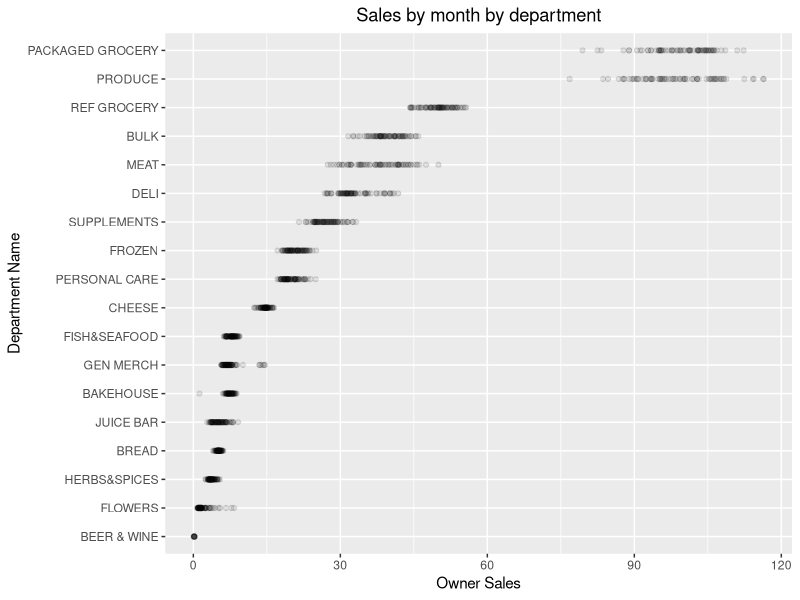
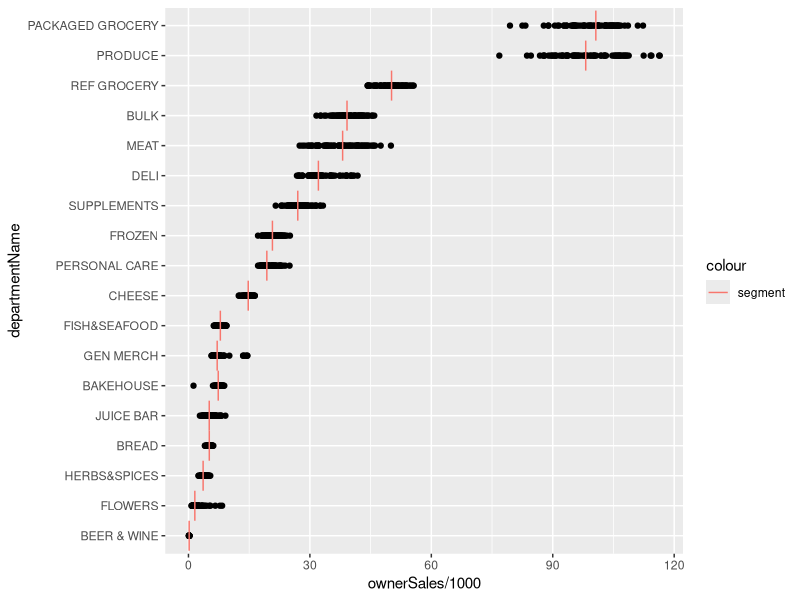
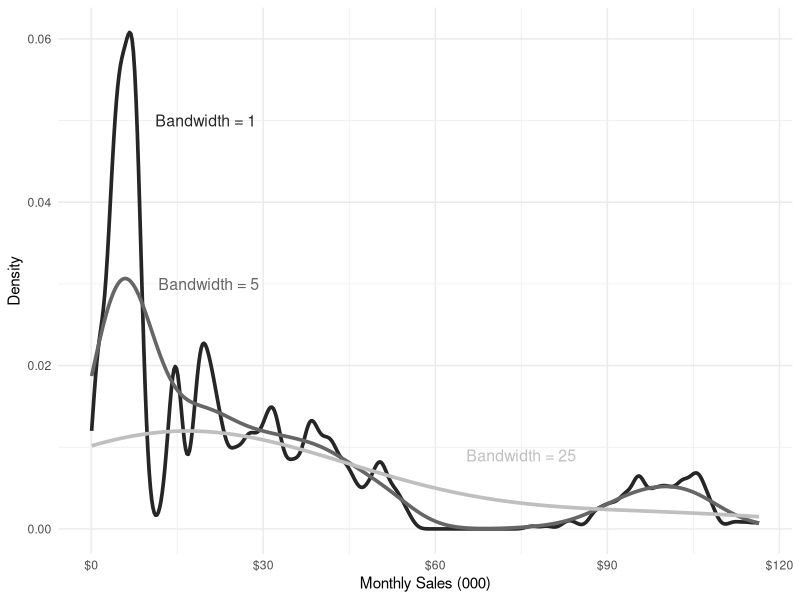
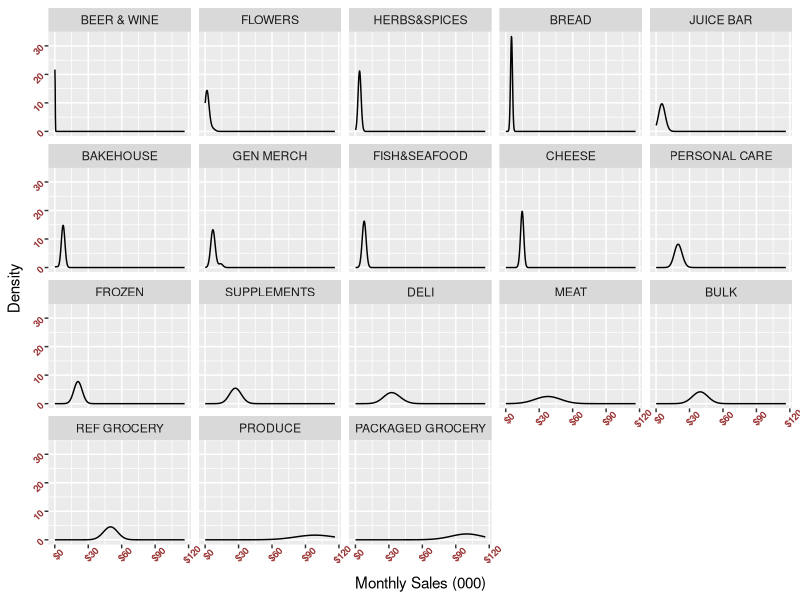
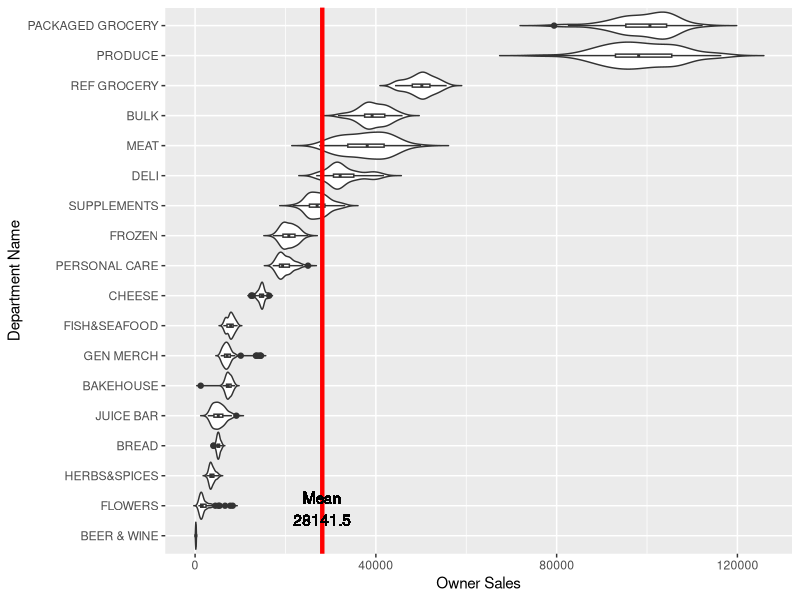
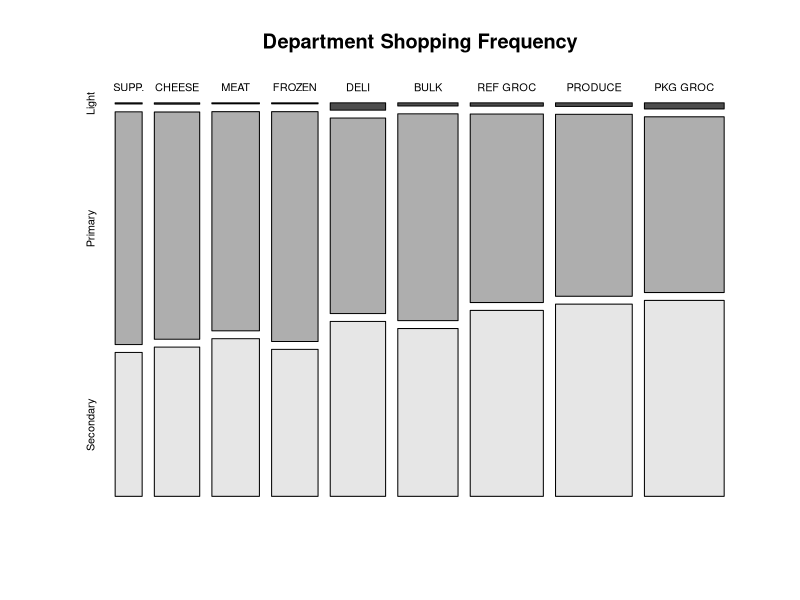

Write R code to recreate these figures, in order.
## ---- chunk 1
knitr::opts_chunk$set(echo = TRUE)
library(tidyverse)
library(scales)
library(RColorBrewer)
## ---- chunk 2

gd <- read_tsv("grocery_data.txt")
month.summary <- read_tsv("month_summary.txt")
dept.summary <- read_tsv("dept_summary.txt")
mosaic.data <- read_tsv("counts_for_mosaic.txt")

## ---- chunk 3

gd <- gd %>%
    mutate(month = as.factor(month),
           departmentName = reorder(departmentName,ownerSales,mean))
head(gd,10)

# Here's a basic one:
plot <- ggplot(gd, aes(x=(sales = ownerSales / 1000),y=departmentName)) + 
  geom_point(alpha = 1/10) 

plot <- plot + labs(x = "Owner Sales", y = "Department Name")

plot <- plot +
  ggtitle("Sales by month by department") +
  theme(plot.title = element_text(hjust = 0.5))

print(plot)
## ---- chunk 4

medians <- gd %>% 
  group_by(departmentName) %>%
  summarise(med.val = median(ownerSales/1000))

medians

ggplot(gd, aes(x=ownerSales/1000,y=departmentName)) + 
  geom_point() +
  geom_segment(aes(x = med.val, y = as.numeric(departmentName)-0.5, xend = med.val, yend = as.numeric(departmentName)+0.5, colour = "segment"), data = medians)

## ---- chunk 5

p3.size <- 4
p3.cols <- c("gray15","gray40","gray75")
p <- ggplot(gd,
            aes(x=ownerSales/1000)) + 
  ylab("Density") + 
  geom_line(stat="density",col=p3.cols[1],size=1.25,bw=1) + 
  geom_line(stat="density",col=p3.cols[2],size=1.25,bw=5) + 
  geom_line(stat="density",col=p3.cols[3],size=1.25,bw=25) + 
  scale_x_continuous(label=dollar) + 
  xlab("Monthly Sales (000)") + 
  geom_text(aes(x=20,y=0.05),
            label= 'Bandwidth = 1', 
            size=p3.size, check_overlap = T, col=p3.cols[1]) + 
  geom_text(aes(x=20.5,y=0.03),
            label= 'Bandwidth = 5',
            size=p3.size, check_overlap = T, col=p3.cols[2]) + 
  geom_text(aes(x=75,y=0.009), 
            label='Bandwidth = 25',
            size=p3.size, check_overlap = T, col=p3.cols[3]) +
  theme_minimal()

print(p)


## ---- chunk 6

den <- ggplot(gd, aes(ownerSales/1000, ..count..)) +
  geom_density(adjust = 5) + 
  ylab("Density") +
  scale_x_continuous(label=dollar) + 
  xlab("Monthly Sales (000)")

den2 <- den + facet_wrap(vars(departmentName))

den3 <- den2 + theme(axis.text.x = element_text(face="bold", color="#993333", 
                           size=7, angle=45),
          axis.text.y = element_text(face="bold", color="#993333", 
                           size=7, angle=45))
den3
## ---- chunk 7

mean <- gd %>% 
  pull(ownerSales) %>% 
  mean() %>%
  signif(6)

v <- ggplot(gd, aes(ownerSales,departmentName)) +
  xlab("Owner Sales")+
  ylab("Department Name")+
  geom_violin(scale='width',trim=FALSE) + 
  geom_boxplot(width=0.1) +
  geom_vline(xintercept=mean,size=1.5, color="red")+
  geom_text(aes(x=mean, label=paste0("Mean\n",mean), y=1.9))

v

## ---- chunk 8

mosaic.table <- mosaic.data %>% 
  spread(Segment,count) %>% 
  rename(Dept=DepartmentName) %>% 
  arrange(Primary) %>% 
  as.data.frame
  
head(mosaic.table,10)
# Let's do some renaming
row.names(mosaic.table) <- mosaic.table$Dept
mosaic.table$Dept <- NULL

rownames(mosaic.table)[rownames(mosaic.table)=="SUPPLEMENTS"] <- "SUPP."
rownames(mosaic.table)[rownames(mosaic.table)=="REF GROCERY"] <- "REF GROC"
rownames(mosaic.table)[rownames(mosaic.table)=="PACKAGED GROCERY"] <- "PKG GROC"

mosaicplot(mosaic.table, color = TRUE, main = "Department Shopping Frequency")
